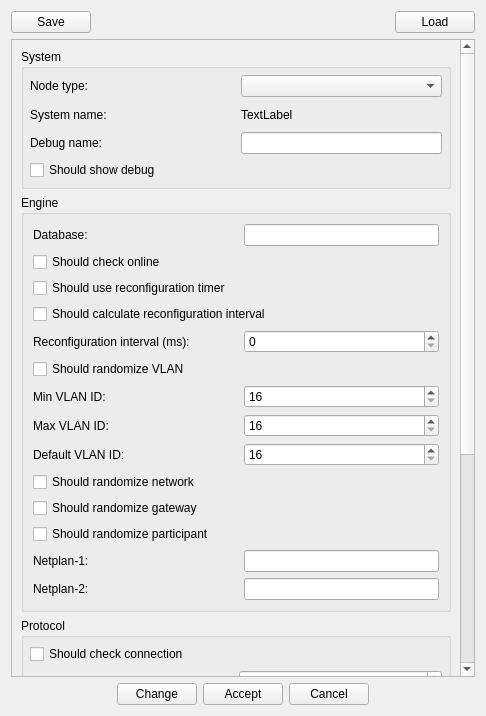
<?xml version="1.0" encoding="UTF-8"?>
<ui version="4.0">
 <class>VMTDSettingsForm</class>
 <widget class="QWidget" name="VMTDSettingsForm">
  <property name="geometry">
   <rect>
    <x>0</x>
    <y>0</y>
    <width>486</width>
    <height>716</height>
   </rect>
  </property>
  <property name="windowTitle">
   <string>Form</string>
  </property>
  <layout class="QVBoxLayout" name="verticalLayout_2">
   <item>
    <layout class="QHBoxLayout" name="hl_1">
     <item>
      <widget class="QPushButton" name="pbSave">
       <property name="text">
        <string>Save</string>
       </property>
      </widget>
     </item>
     <item>
      <spacer name="_1">
       <property name="orientation">
        <enum>Qt::Horizontal</enum>
       </property>
       <property name="sizeHint" stdset="0">
        <size>
         <width>40</width>
         <height>20</height>
        </size>
       </property>
      </spacer>
     </item>
     <item>
      <widget class="QPushButton" name="pbLoad">
       <property name="text">
        <string>Load</string>
       </property>
      </widget>
     </item>
    </layout>
   </item>
   <item>
    <widget class="QScrollArea" name="scrollArea">
     <property name="widgetResizable">
      <bool>true</bool>
     </property>
     <widget class="QWidget" name="w">
      <property name="geometry">
       <rect>
        <x>0</x>
        <y>0</y>
        <width>452</width>
        <height>1014</height>
       </rect>
      </property>
      <layout class="QVBoxLayout" name="verticalLayout">
       <item>
        <widget class="QGroupBox" name="gbSystem">
         <property name="minimumSize">
          <size>
           <width>0</width>
           <height>0</height>
          </size>
         </property>
         <property name="title">
          <string>System</string>
         </property>
         <layout class="QGridLayout" name="gridLayout_2">
          <property name="leftMargin">
           <number>6</number>
          </property>
          <property name="topMargin">
           <number>6</number>
          </property>
          <property name="rightMargin">
           <number>6</number>
          </property>
          <property name="bottomMargin">
           <number>6</number>
          </property>
          <item row="3" column="0" colspan="2">
           <widget class="QCheckBox" name="chbShouldShowDebug">
            <property name="text">
             <string>Should show debug</string>
            </property>
           </widget>
          </item>
          <item row="0" column="0">
           <widget class="QLabel" name="_14">
            <property name="minimumSize">
             <size>
              <width>205</width>
              <height>0</height>
             </size>
            </property>
            <property name="text">
             <string>Node type:</string>
            </property>
           </widget>
          </item>
          <item row="2" column="0">
           <widget class="QLabel" name="_8">
            <property name="minimumSize">
             <size>
              <width>166</width>
              <height>0</height>
             </size>
            </property>
            <property name="text">
             <string>Debug name:</string>
            </property>
           </widget>
          </item>
          <item row="2" column="1">
           <widget class="QLineEdit" name="leDebugName"/>
          </item>
          <item row="1" column="0">
           <widget class="QLabel" name="_7">
            <property name="text">
             <string>System name:</string>
            </property>
           </widget>
          </item>
          <item row="0" column="1">
           <widget class="QComboBox" name="cbNodeType"/>
          </item>
          <item row="1" column="1">
           <widget class="QLabel" name="lbSystemName">
            <property name="minimumSize">
             <size>
              <width>0</width>
              <height>23</height>
             </size>
            </property>
            <property name="text">
             <string>TextLabel</string>
            </property>
           </widget>
          </item>
         </layout>
        </widget>
       </item>
       <item>
        <widget class="QGroupBox" name="gbEngine">
         <property name="title">
          <string>Engine</string>
         </property>
         <layout class="QGridLayout" name="gridLayout_5">
          <item row="4" column="0">
           <widget class="QLabel" name="label">
            <property name="text">
             <string>Reconfiguration interval (ms):</string>
            </property>
           </widget>
          </item>
          <item row="18" column="1">
           <widget class="QLineEdit" name="leNetplan2FileName"/>
          </item>
          <item row="16" column="0" colspan="2">
           <widget class="QCheckBox" name="chbShouldRandomizeParticipant">
            <property name="text">
             <string>Should randomize participant</string>
            </property>
           </widget>
          </item>
          <item row="2" column="0" colspan="2">
           <widget class="QCheckBox" name="chbShouldUseReconfigTimer">
            <property name="text">
             <string>Should use reconfiguration timer</string>
            </property>
           </widget>
          </item>
          <item row="3" column="0" colspan="2">
           <widget class="QCheckBox" name="chbShouldCalcReconfigInterval">
            <property name="text">
             <string>Should calculate reconfiguration interval</string>
            </property>
           </widget>
          </item>
          <item row="0" column="1">
           <widget class="QLineEdit" name="leDbName"/>
          </item>
          <item row="11" column="1">
           <widget class="QSpinBox" name="sbMinVlanId">
            <property name="minimum">
             <number>16</number>
            </property>
            <property name="maximum">
             <number>4096</number>
            </property>
           </widget>
          </item>
          <item row="12" column="1">
           <widget class="QSpinBox" name="sbMaxVlanId">
            <property name="minimum">
             <number>16</number>
            </property>
            <property name="maximum">
             <number>4096</number>
            </property>
           </widget>
          </item>
          <item row="14" column="0" colspan="2">
           <widget class="QCheckBox" name="chbShouldRandomizeNetwork">
            <property name="text">
             <string>Should randomize network</string>
            </property>
           </widget>
          </item>
          <item row="17" column="1">
           <widget class="QLineEdit" name="leNetplan1FileName"/>
          </item>
          <item row="13" column="0">
           <widget class="QLabel" name="_4">
            <property name="text">
             <string>Default VLAN ID:</string>
            </property>
           </widget>
          </item>
          <item row="12" column="0">
           <widget class="QLabel" name="_24">
            <property name="text">
             <string>Max VLAN ID:</string>
            </property>
           </widget>
          </item>
          <item row="0" column="0">
           <widget class="QLabel" name="_5">
            <property name="text">
             <string>Database:</string>
            </property>
           </widget>
          </item>
          <item row="4" column="1">
           <widget class="QSpinBox" name="sbReconfigurationInterval">
            <property name="maximum">
             <number>999999999</number>
            </property>
           </widget>
          </item>
          <item row="13" column="1">
           <widget class="QSpinBox" name="sbDefaultVlanId">
            <property name="minimum">
             <number>16</number>
            </property>
            <property name="maximum">
             <number>4096</number>
            </property>
           </widget>
          </item>
          <item row="18" column="0">
           <widget class="QLabel" name="_22">
            <property name="text">
             <string>Netplan-2:</string>
            </property>
           </widget>
          </item>
          <item row="10" column="0" colspan="2">
           <widget class="QCheckBox" name="chbShouldRandomizeVlan">
            <property name="text">
             <string>Should randomize VLAN</string>
            </property>
           </widget>
          </item>
          <item row="17" column="0">
           <widget class="QLabel" name="_21">
            <property name="minimumSize">
             <size>
              <width>0</width>
              <height>0</height>
             </size>
            </property>
            <property name="text">
             <string>Netplan-1:</string>
            </property>
           </widget>
          </item>
          <item row="11" column="0">
           <widget class="QLabel" name="_23">
            <property name="minimumSize">
             <size>
              <width>205</width>
              <height>0</height>
             </size>
            </property>
            <property name="text">
             <string>Min VLAN ID:</string>
            </property>
           </widget>
          </item>
          <item row="1" column="0" colspan="2">
           <widget class="QCheckBox" name="chbShouldCheckOnline">
            <property name="text">
             <string>Should check online</string>
            </property>
           </widget>
          </item>
          <item row="15" column="0" colspan="2">
           <widget class="QCheckBox" name="chbShouldRandomizeGateway">
            <property name="text">
             <string>Should randomize gateway</string>
            </property>
           </widget>
          </item>
         </layout>
        </widget>
       </item>
       <item>
        <widget class="QGroupBox" name="gbProtocol">
         <property name="title">
          <string>Protocol</string>
         </property>
         <layout class="QGridLayout" name="gridLayout">
          <property name="leftMargin">
           <number>6</number>
          </property>
          <property name="topMargin">
           <number>6</number>
          </property>
          <property name="rightMargin">
           <number>6</number>
          </property>
          <property name="bottomMargin">
           <number>6</number>
          </property>
          <item row="0" column="0" colspan="2">
           <widget class="QCheckBox" name="chbShouldCheckConnection">
            <property name="text">
             <string>Should check connection</string>
            </property>
           </widget>
          </item>
          <item row="2" column="0">
           <widget class="QLabel" name="_16">
            <property name="text">
             <string>Check queue interval (ms):</string>
            </property>
           </widget>
          </item>
          <item row="3" column="0">
           <widget class="QLabel" name="_17">
            <property name="text">
             <string>Ticket timeout interval (ms):</string>
            </property>
           </widget>
          </item>
          <item row="2" column="1">
           <widget class="QSpinBox" name="sbCheckQueueInterval">
            <property name="minimum">
             <number>10</number>
            </property>
            <property name="maximum">
             <number>999999999</number>
            </property>
           </widget>
          </item>
          <item row="1" column="1">
           <widget class="QSpinBox" name="sbCheckConnectionInterval">
            <property name="minimum">
             <number>10</number>
            </property>
            <property name="maximum">
             <number>999999999</number>
            </property>
           </widget>
          </item>
          <item row="3" column="1">
           <widget class="QSpinBox" name="sbTicketTimeoutInterval">
            <property name="minimum">
             <number>10</number>
            </property>
            <property name="maximum">
             <number>999999999</number>
            </property>
           </widget>
          </item>
          <item row="1" column="0">
           <widget class="QLabel" name="_15">
            <property name="text">
             <string>Check conn. interval (ms):</string>
            </property>
           </widget>
          </item>
         </layout>
        </widget>
       </item>
       <item>
        <widget class="QGroupBox" name="gbServer">
         <property name="minimumSize">
          <size>
           <width>0</width>
           <height>68</height>
          </size>
         </property>
         <property name="title">
          <string>Server</string>
         </property>
         <layout class="QGridLayout" name="gridLayout_3">
          <property name="leftMargin">
           <number>6</number>
          </property>
          <property name="topMargin">
           <number>6</number>
          </property>
          <property name="rightMargin">
           <number>6</number>
          </property>
          <property name="bottomMargin">
           <number>6</number>
          </property>
          <item row="0" column="0">
           <widget class="QLabel" name="_9">
            <property name="minimumSize">
             <size>
              <width>166</width>
              <height>0</height>
             </size>
            </property>
            <property name="maximumSize">
             <size>
              <width>16777215</width>
              <height>16777215</height>
             </size>
            </property>
            <property name="text">
             <string>Local port:</string>
            </property>
           </widget>
          </item>
          <item row="0" column="1">
           <widget class="QSpinBox" name="sbLocalPort">
            <property name="maximum">
             <number>65535</number>
            </property>
           </widget>
          </item>
         </layout>
        </widget>
       </item>
       <item>
        <widget class="QGroupBox" name="gbClient">
         <property name="minimumSize">
          <size>
           <width>0</width>
           <height>157</height>
          </size>
         </property>
         <property name="title">
          <string>Client</string>
         </property>
         <layout class="QGridLayout" name="gridLayout_4">
          <property name="leftMargin">
           <number>6</number>
          </property>
          <property name="topMargin">
           <number>6</number>
          </property>
          <property name="rightMargin">
           <number>6</number>
          </property>
          <property name="bottomMargin">
           <number>6</number>
          </property>
          <item row="0" column="1">
           <widget class="QLineEdit" name="leServerIp"/>
          </item>
          <item row="1" column="0">
           <widget class="QLabel" name="_11">
            <property name="text">
             <string>Remote port:</string>
            </property>
           </widget>
          </item>
          <item row="1" column="1">
           <widget class="QSpinBox" name="sbServerPort">
            <property name="maximum">
             <number>65535</number>
            </property>
           </widget>
          </item>
          <item row="2" column="0" colspan="2">
           <widget class="QCheckBox" name="chbShouldReconnect">
            <property name="text">
             <string>Should reconnect automatically</string>
            </property>
           </widget>
          </item>
          <item row="0" column="0">
           <widget class="QLabel" name="_10">
            <property name="minimumSize">
             <size>
              <width>205</width>
              <height>0</height>
             </size>
            </property>
            <property name="text">
             <string>Remote IP:</string>
            </property>
           </widget>
          </item>
          <item row="3" column="0">
           <widget class="QLabel" name="_13">
            <property name="minimumSize">
             <size>
              <width>166</width>
              <height>0</height>
             </size>
            </property>
            <property name="text">
             <string>Reconnect interval (ms):</string>
            </property>
           </widget>
          </item>
          <item row="3" column="1">
           <widget class="QSpinBox" name="sbReconnectInterval">
            <property name="minimum">
             <number>10</number>
            </property>
            <property name="maximum">
             <number>999999999</number>
            </property>
           </widget>
          </item>
         </layout>
        </widget>
       </item>
      </layout>
     </widget>
    </widget>
   </item>
   <item>
    <layout class="QHBoxLayout" name="hl_2">
     <item>
      <spacer name="_2">
       <property name="orientation">
        <enum>Qt::Horizontal</enum>
       </property>
       <property name="sizeHint" stdset="0">
        <size>
         <width>40</width>
         <height>20</height>
        </size>
       </property>
      </spacer>
     </item>
     <item>
      <widget class="QPushButton" name="pbChange">
       <property name="text">
        <string>Change</string>
       </property>
      </widget>
     </item>
     <item>
      <widget class="QPushButton" name="pbAccept">
       <property name="text">
        <string>Accept</string>
       </property>
      </widget>
     </item>
     <item>
      <widget class="QPushButton" name="pbCancel">
       <property name="text">
        <string>Cancel</string>
       </property>
      </widget>
     </item>
     <item>
      <spacer name="_3">
       <property name="orientation">
        <enum>Qt::Horizontal</enum>
       </property>
       <property name="sizeHint" stdset="0">
        <size>
         <width>40</width>
         <height>20</height>
        </size>
       </property>
      </spacer>
     </item>
    </layout>
   </item>
  </layout>
 </widget>
 <resources/>
 <connections/>
</ui>
